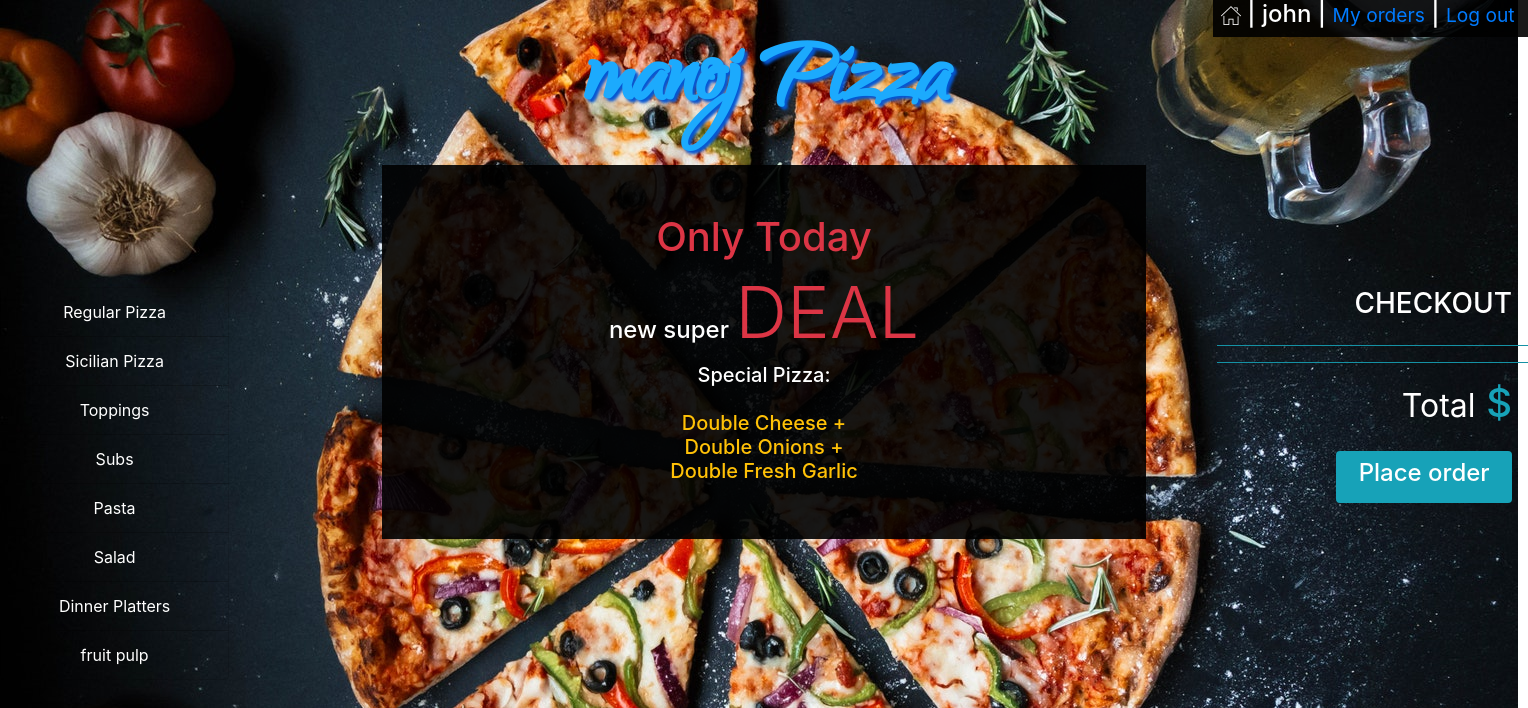
/ (signed in), run on the app's committed database.
### orders/models.py (models this page shows)
class Category(models.Model):
    name=models.CharField(max_length=64)
    def __str__(self):
        return f"{self.name}"

### orders/views.py (the view)
# urls.py: path("", views.index, name="index")
def index(request):
    if not request.user.is_authenticated:
        return render(request,"login.html",{"message":None})
    order_number=User_order.objects.get(user=request.user,status='initiated').order_number
    context = {
        "user":request.user,
        "Checkout":Order2.objects.filter(user=request.user,number=order_number),
        "Checkout_category":Order2.objects.filter(user=request.user,number=order_number).values_list('category').distinct(),
        "Total":list(Order2.objects.filter(user=request.user,number=order_number).aggregate(Sum('price')).values())[0],
        "Category": Category.objects.all(),
        "Order_number":order_number
    }
    return render(request,"index.html",context)

### orders/templates/index.html
{% extends "layout.html" %}
{% block body%}
<div class=' text-center p-5 '>
        <h1 class=' text-danger'>Only Today</h1>
        <h4>new super <span class='display-3 text-danger'>DEAL</span></h4>
        <h5 class='text-warning mx-auto'><span class='text-white'>Special Pizza:</span><br><br> Double Cheese + <br> Double Onions + <br>Double Fresh Garlic</h5>
</div>
{% endblock %}

### orders/templates/layout.html (shortened to what this page needs)
<!DOCTYPE html>
<html style="height:100%">
<head>
    {% load static %}
    <link rel="stylesheet" type="text/css" href="{% static 'styles.css' %}">
    <link rel="stylesheet" href="https://maxcdn.bootstrapcdn.com/bootstrap/4.1.3/css/bootstrap.min.css">
</head>
<body style="height:100%">
    {% if Category %}
    <div id='username'>
        <h4 class='px-2' ><a href="{% url 'index' %}"><img src="{% static 'home.png' %}"></a> |
            {{user.username}} |
            {% if not user.is_superuser %}
            <small><a href="{% url 'my_orders' Order_number %}">My orders</a></small> |
            {% endif %}
            <small><a href="{% url 'logout' %}"> Log out&nbsp;</a></small>
        </h4>
    </div>
    {% endif %}
    <p id='logo' class='text-center m-0 font-weight-bold'><a href="{% url 'index' %}">manoj Pizza</a></p>
    <div id='category' class="list-group text-center">
        {% for category in Category %}
        <a href="{% url 'menu' category  %}" class="list-group-item list-group-item-action">{{category}}</a>
        {% endfor %}
    </div>
    <div id='center_box' class='w-50  mx-auto  '>
        {% block body%}
        {% endblock %}
    </div>
    <div id='checkout' class='list-group text-right '>
    {% if Category %}
        <h3 class=' text-right pr-3'>CHECKOUT</h3>
        <ul >
            <hr class='bg-info'>
            <hr class='bg-info'>
            <li class='text-info text-right pr-3 '><h1><small class='text-white'>Total</small> ${{Total|floatformat:2}}</h1></li>
        </ul>
    <a id='place_order'  href="{% url 'my_orders' Order_number %}"><div  class='bg-info w-50 rounded p-2  ml-auto mr-3 text-center text-white '><h4>Place order</h4></div></a>
    {% endif %}
    </div>
</body>
</html>

### orders/static/styles.css (style rules this page uses)
#category { position: absolute; top:33%; width:15%; }
#category a { color:white; background-color: transparent; }
#logo { padding:0px; font-family: webLogo ; font-size: 110px; text-shadow: 3px 3px 3px rgb(5, 87, 211); }
#logo a:link, #place_order:link, #confirm_order:link { color:rgb(28, 170, 253); }
#center_box,#username { background-color: rgba(0, 0, 0, 0.9); color: white; }
#checkout { color:white; position: absolute; top:33%; right:0%; width:23%; }
#username { position: absolute; right: 0; }
li { list-style-type: none; }

### data on the page
Category: name "Regular Pizza"
Category: name "Sicilian Pizza"
Category: name "Toppings"
Category: name "Subs"
Category: name "Pasta"
Category: name "Salad"
Category: name "Dinner Platters"
Category: name "fruit pulp"

### other printed values
{{ user.username }} "john"
